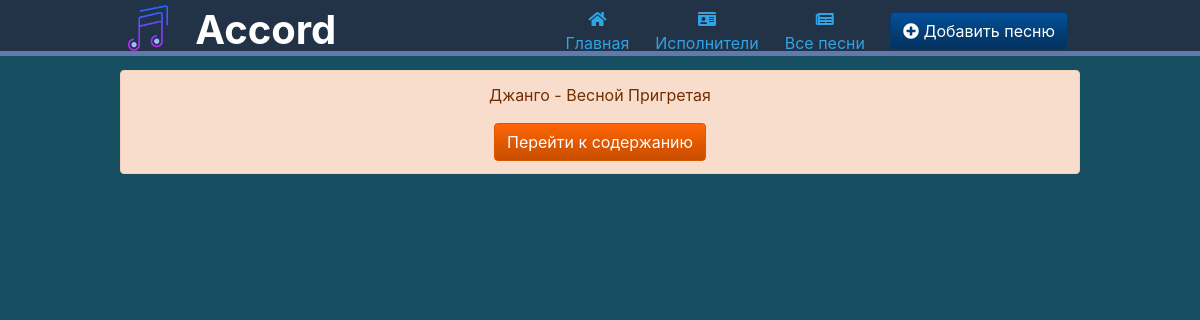
The app's page /, older data.
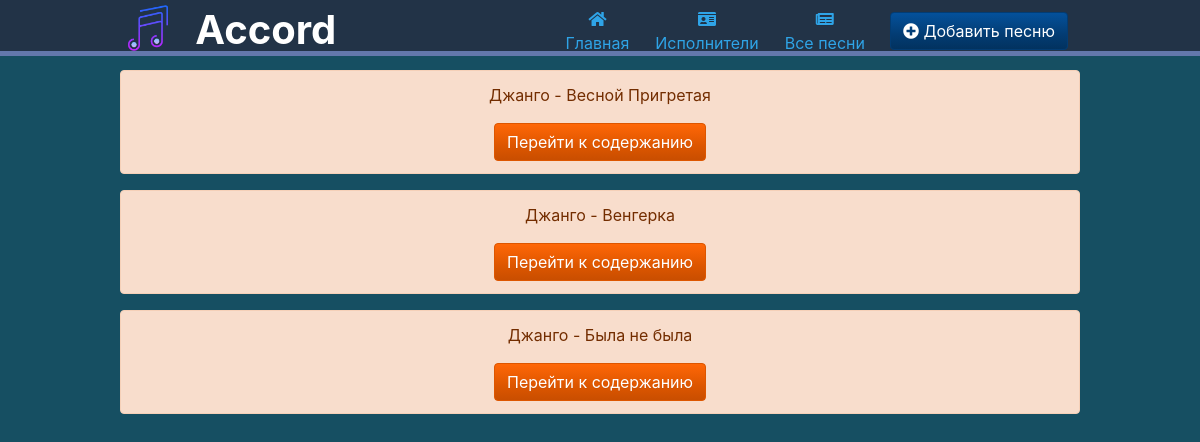
The same page, newer data.
### main/models.py (models this page shows, shortened)
class Accord(models.Model):
    artist = models.CharField("Исполнитель", max_length=50)
    song_title = models.CharField("Название произведения", max_length=150)
    song_text = models.TextField("Аккорды и текст")
    сhords_used =models.CharField("Используемые аккорды", max_length=250)
    link_to_the_video = models.CharField("Ссылка на видео", max_length=250)
    class Meta:
        verbose_name = "Подбор аккордов"
        verbose_name_plural = "Подборы аккордов"

### main/views.py (the view)
# urls.py: path('', views.index, name='home'),
def index(request):
    song = Accord.objects.all()
    return render(request, "main/index.html", {'song': song, "title": "Accord"})

### main/templates/main/index.html (shortened to what this page needs)
{%extends 'main/layout.html'%}
{%load static%}
{% block content %}
    <div class='container'>
        {% if song %}
            {% for el in song %}
                <div class="alert alert-warning">
                    <p>
                        <span>{{ el.artist }}</span> - <span>{{ el.song_title }}</span>
                    </p>
                    <a href="{% url 'song' el.id %}" class="btn btn-warning">Перейти к содержанию</a>
                </div>
            {% endfor %}
            {% else %}
                <p>У вас нет записей</p>
        {% endif %}
    </div>
{% endblock %}

### main/templates/main/layout.html (shortened to what this page needs)
{%load static%}
<!DOCTYPE html>
<html lang="ru">
<head>
    <link rel="stylesheet" href="https://stackpath.bootstrapcdn.com/bootswatch/4.5.2/cerulean/bootstrap.min.css"></link>
    <link rel="stylesheet" href="{% static 'main/css/main.css'%}"></link>
    <link rel="stylesheet" href="https://use.fontawesome.com/releases/v5.8.2/css/all.css"></link>
</head>
<body>
    <aside>
        <div class='container'>
            <img src="{% static 'main/img/logo.png' %}" alt="Accord">
            <span class="logo">Accord</span>
            <div class='menu'>
                <a href="{% url 'home' %}"><button class="btn btn-link"><i class="fas fa-home"></i><p>Главная</p></button></a>
                <a href=""><button class="btn btn-link"><i class="fas fa-id-card"></i><p>Исполнители</p></button></a>
                <a href="{% url 'home' %}"><button class="btn btn-link"><i class="fas fa-newspaper"></i><p>Все песни</p></button></a>
                <a href="{% url 'adding' %}" id="add_a_song"><button class="btn btn-info"><i class="fas fa-plus-circle"></i> Добавить песню</button></a>
            </div>
        </div>
    </aside>
    <main>
        {% block content %}
        {% endblock %}
    </main>
</body>
</html>

### main/static/main/css/main.css (style rules this page uses)
body { background: #164f62; }
aside { background: #223347; width: 100%; height: 7vh; color: #fff; border-bottom: 5px solid #6378ab; position: relative; padding: 0px; }
aside img { width: 7vh; float: left; }
aside .logo { font-size: 5vh; margin-left: 2%; font-weight: bold; position: relative; }
aside .menu { display: flex; float: right; font-size: 2vh; }
aside .menu p { margin: 0.5vh 1.5vh; }
#add_a_song { font-size: 2vh; padding: 0.5vh; margin: 1vh; }
aside .menu a button p { padding: 0vh; margin: 0px; font-size: 2vh; }
main { padding-bottom: 15px; color: black; text-align: center; float: right; width: 100%; margin-top: 1vh; }
.container { max-width: 1200px; margin: 0px auto; padding: 0px 5px; }
@media (max-width:1200px) { .container { max-width: 970px; } }

Row changes from the older to the newer data that the page shows:
added Accord: artist "Джанго", song_title "Венгерка"
added Accord: artist "Джанго", song_title "Была не была"
